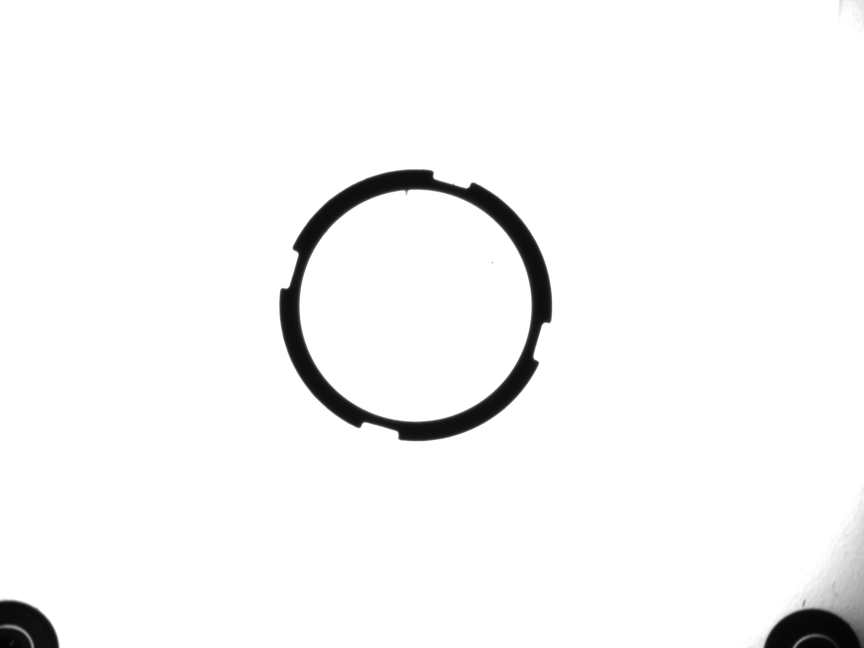
#> input picture Automation/CCD3/debug_images/1_original.jpg, 2592 x 1944 px (shown at 1/3 size)
$ python -i opencv_detect_module.py   (imports and definitions only)
#> lines starting #> are read from the running program, lines starting #| are printed output that depends on the picture; after the words box and inside, x2 and y2 are one past the last pixel; in counts of white or black regions, pixels touching at a corner belong together; long printed decimals are rounded
#> further down, picture is the input picture: shape (1944, 2592, 3); min 3, max 255, mean 246.5
import cv2
import numpy as np
import math
import os
from PIL import Image, ImageTk
import tkinter as tk
from tkinter import ttk

#影像前處理
def get_pre_treatment_image(image):
    gray = cv2.cvtColor(image, cv2.COLOR_BGR2GRAY)
    blur = cv2.GaussianBlur(gray, (3, 3), 0)
    _, thresh = cv2.threshold(blur, 0, 255, cv2.THRESH_BINARY_INV + cv2.THRESH_OTSU)
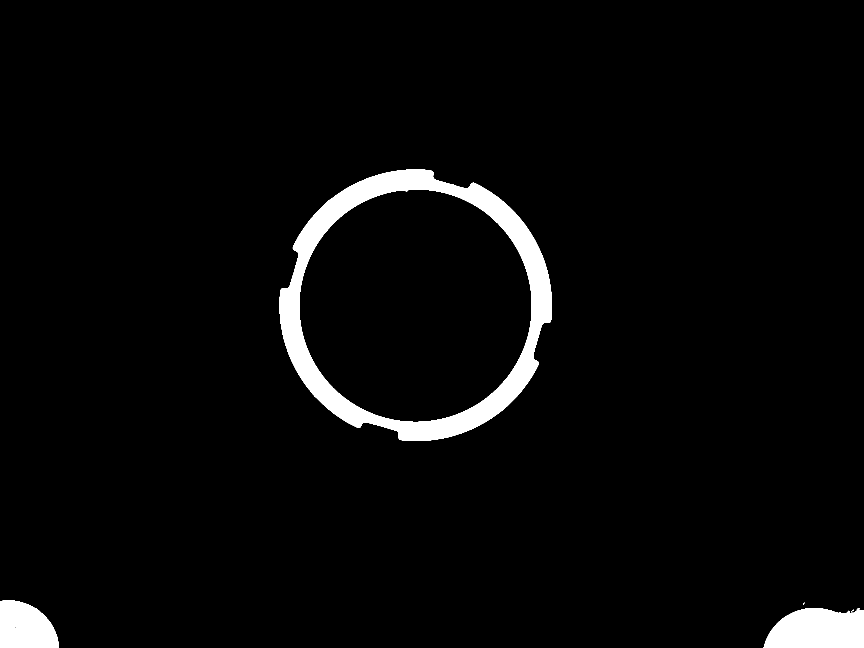
#> thresh: shape (1944, 2592) (shown at 1/3 size); 3.5% white; 6 white regions (3 under 20 px)
    return thresh

## 角度檢測
def get_main_contour(image, min_area_size_rate=0.05, sequence=False):
#> called with min_area_size_rate = 0.05, sequence = True
    min_area = image.shape[0] * image.shape[1] * min_area_size_rate
#> min_area = 251942.4
    contours, _ = cv2.findContours(image, cv2.RETR_TREE, cv2.CHAIN_APPROX_SIMPLE)
#> contours = 16 contours, 9 with area under 20; largest, box (x1, y1, x2, y2) and area: (839, 509, 1656, 1323) 508564, (897, 567, 1596, 1267) 383000, (2291, 1824, 2592, 1944) 29829, (0, 1801, 177, 1944) 20044, (40, 1879, 57, 1887) 50, (94, 1930, 99, 1940) 24, (76, 1899, 85, 1909) 24
    contours = [cnt for cnt in contours if cv2.contourArea(cnt) > min_area]
#> contours = 2 contours; box (x1, y1, x2, y2) and area: (839, 509, 1656, 1323) 508564, (897, 567, 1596, 1267) 383000
    if not contours:
        return None
    # 找出最大內輪廓
    if sequence:
        contour = contours[-1]
#> contour = contour of 1006 points, box (x1, y1, x2, y2) (897, 567, 1596, 1267), area 383000
    else:
        contour = contours[0]
    return contour

def get_obj_angle(image, mode=0):
    #mode->0 case ,mode->1 dr
    contour = None
    rst_contour = None

    pt_img = get_pre_treatment_image(image)

    if mode == 0:
        contour = get_main_contour(pt_img, sequence=True)
        if contour is None:
            return None, None
        mask_1 = np.zeros((image.shape[0], image.shape[1]), dtype=np.uint8)
        mask_2 = np.zeros((image.shape[0], image.shape[1]), dtype=np.uint8)
        cv2.drawContours(mask_1, [contour], -1, (255, 255, 255), -1)
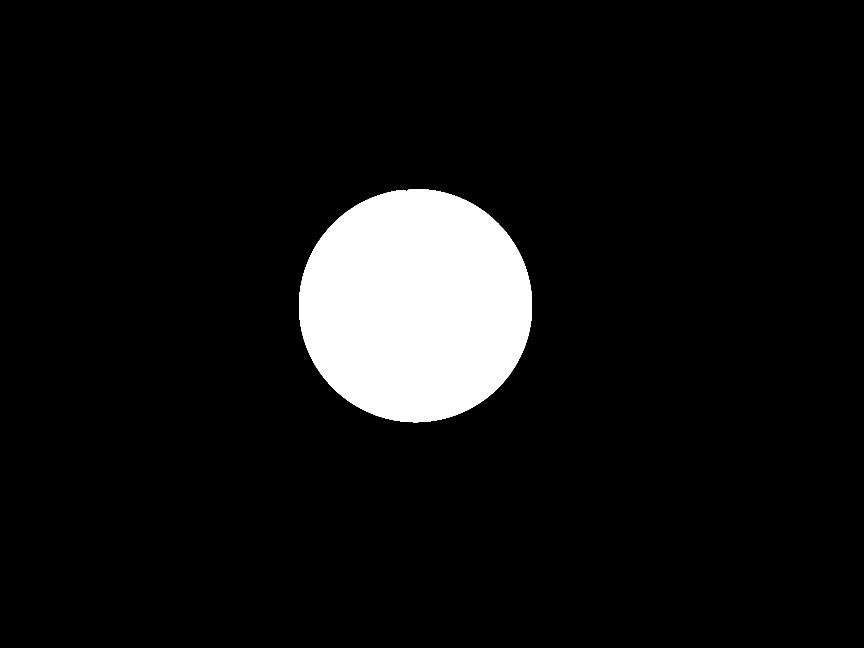
#> mask_1: shape (1944, 2592) (shown at 1/3 size); 7.6% white; 1 white region, box (x1, y1, x2, y2) and area: (897, 567, 1596, 1267) 383989
        ellipse = cv2.fitEllipse(contour)
#> ellipse = ((1246.4, 916.7), (697.8, 698.8), 52.3)

        # 取得中心與角度
        (x, y), (MA, ma), angle = ellipse
#> x = 1246.4; y = 916.7; MA = 697.8; ma = 698.8; angle = 52.3
        print(f"橢圓長軸: {MA}")
#| 橢圓長軸: 697.833
        center = (int(x), int(y))
#> center = (1246, 916)

        # 畫橢圓與方向
        cv2.ellipse(mask_1, ellipse, (0, 0, 0), -1)
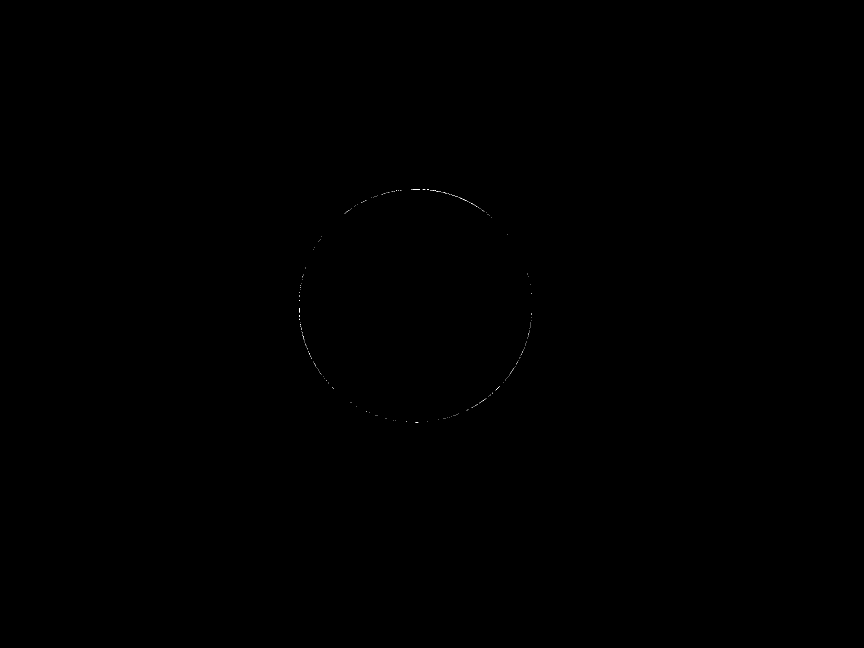
#> mask_1: shape (1944, 2592) (shown at 1/3 size); 0.01% white in thin lines or dots, all inside (x1, y1, x2, y2) = (897, 567, 1596, 1267)

        center_circle, radius = cv2.minEnclosingCircle(contour)
#> center_circle = (1246.1, 916.4); radius = 350.1
        center_circle = (int(center_circle[0]), int(center_circle[1]))
#> center_circle = (1246, 916)

        cv2.circle(mask_2, center_circle, int(radius), (255, 255, 255), -1)
#> mask_2: shape (1944, 2592); 7.6% white; 1 white region, box (x1, y1, x2, y2) and area: (896, 566, 1597, 1267) 384765
        kernel = np.ones((11, 11), np.uint8)
        mask_1 = cv2.dilate(mask_1, kernel, iterations=1)
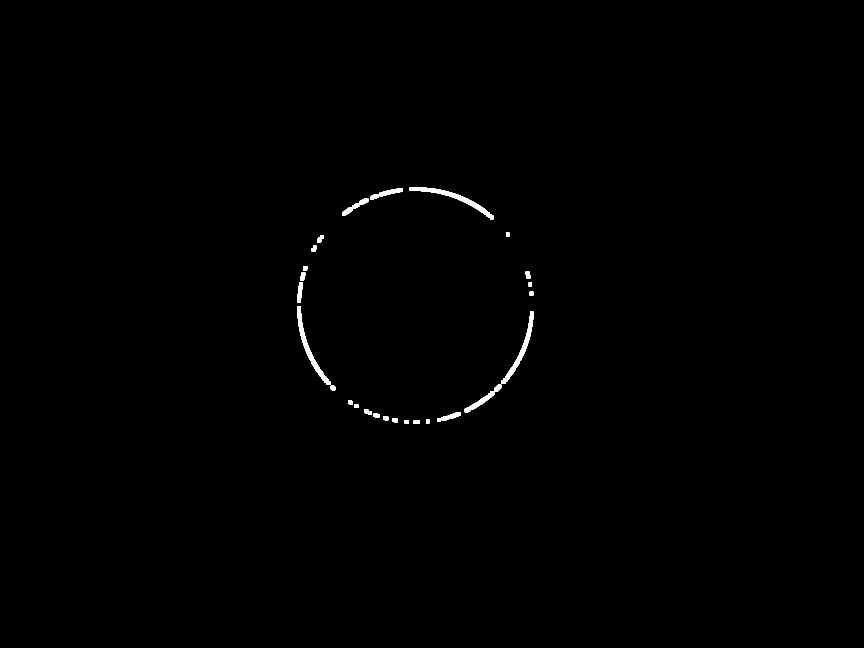
#> mask_1: shape (1944, 2592) (shown at 1/3 size); 0.37% white; 28 white regions, largest, box (x1, y1, x2, y2) and area: (1229, 562, 1481, 658) 3476, (892, 919, 991, 1155) 3230, (1505, 935, 1601, 1152) 2995
        mask_1 = cv2.bitwise_not(mask_1)
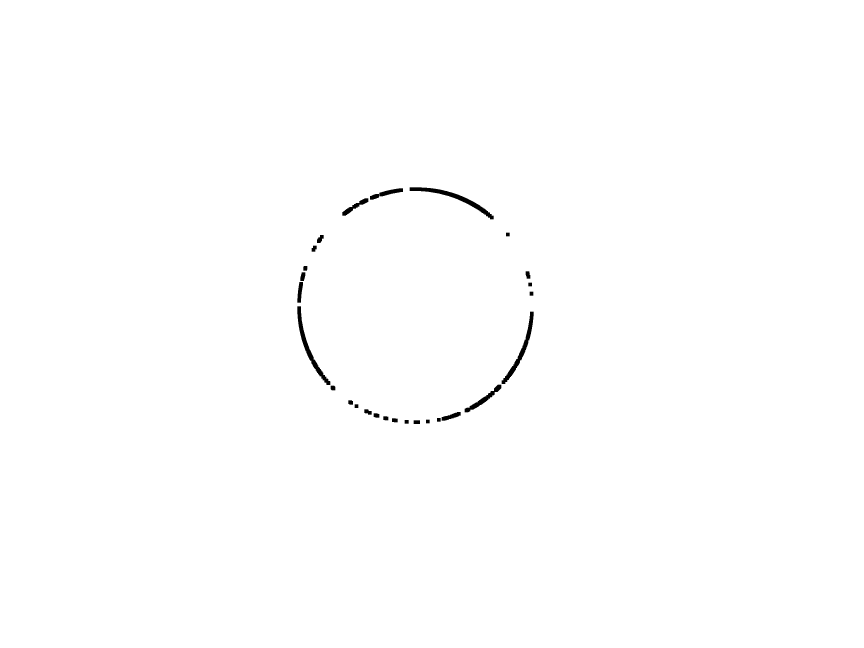
#> mask_1: shape (1944, 2592) (shown at 1/3 size); 99.6% white; 28 black regions, largest, box (x1, y1, x2, y2) and area: (1229, 562, 1481, 658) 3476, (892, 919, 991, 1155) 3230, (1505, 935, 1601, 1152) 2995
        rst = cv2.bitwise_and(mask_1, mask_1, mask=mask_2)
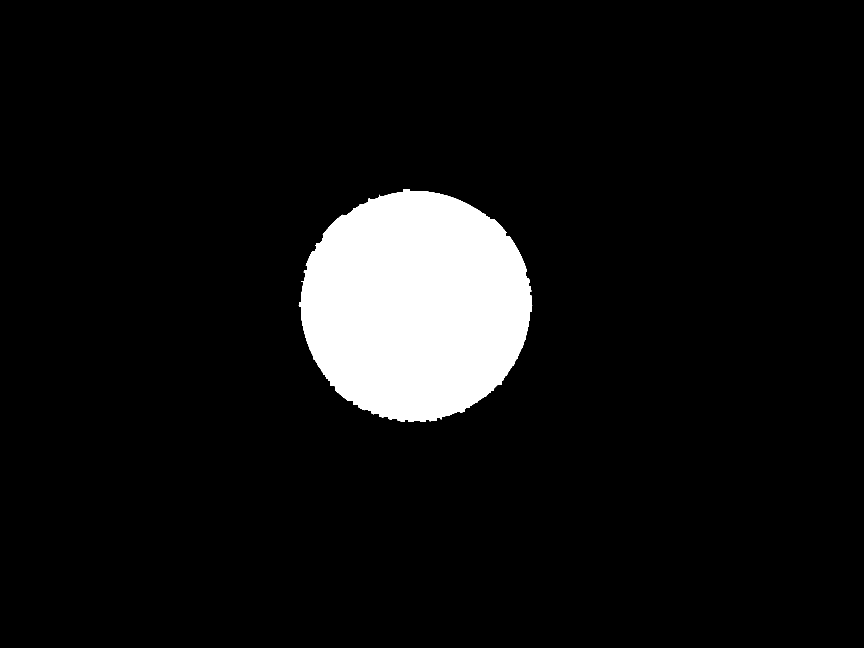
#> rst: shape (1944, 2592) (shown at 1/3 size); 7.4% white; 1 white region
        rst_contour = get_main_contour(rst)
#> in get_main_contour (call 2), `contours, _ = cv2.findContours(image, cv2.RETR_TREE, cv2.CHAIN_APPROX_..`: contours = 1 contour; box (x1, y1, x2, y2) and area: (896, 567, 1597, 1266) 373626
#> rst_contour = contour of 971 points, box (x1, y1, x2, y2) (896, 567, 1597, 1266), area 373626

    else:
        rst_contour = get_main_contour(pt_img)
        if rst_contour is None:
            return None, None

    rect = cv2.minAreaRect(rst_contour)
#> rect = ((1241.9, 918.2), (692.2, 694.1), -67.01)
    box = cv2.boxPoints(rect)
#> box = [[1426.3, 1372.4], [787.3, 1101.3], [1057.6, 464], [1696.6, 735.1]]
    box = np.int_(box)
#> box = [[1426, 1372], [787, 1101], [1057, 464], [1696, 735]]
    angle = rect[2]
#> angle = -67.01

    # 視覺化
    cv2.drawContours(image, [box], 0, (0, 255, 0), 2)
    center = tuple(np.int_(rect[0]))
#> center = (1241, 918)

    return center, angle

# [133 lines left out: functions show_results_with_pil, test_debug_image, not called in this run]

# [4 lines not run here, left out]

>>> import cv2
>>> picture = cv2.imread('debug_images/1_original.jpg')
>>> result = get_obj_angle(picture)
#> result = ((1241, 918), -67.01)
